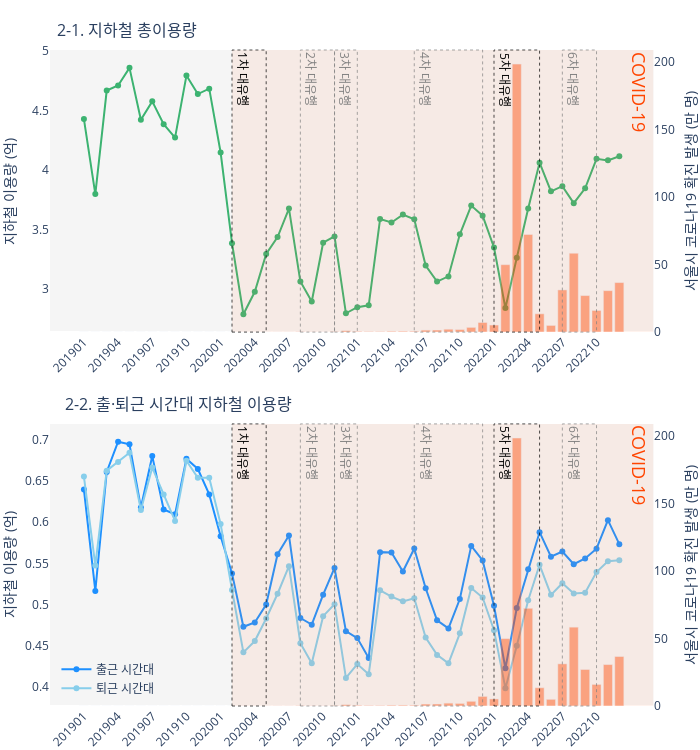

The notebook cell this image was saved under:
### Code cell
# 서울시의 코로나19 확진 발생 추이와 지하철 이용량의 상관관계 그래프 생성
fig = make_subplots(rows=2, cols=1,  vertical_spacing = 0.14,
                    specs=[[{'secondary_y': True}], [{'secondary_y': True}]],
                    subplot_titles=('2-1. 지하철 총이용량', '2-2. 출·퇴근 시간대 지하철 이용량'))


# 월별 서울시 코로나19 확진 발생 그래프
hovertemplate = []
for i in range(len(monthly_subway)):
    cnt = round(monthly_subway['confirmed']/10000,2)[i]
    hovertemplate.append(f'<b>{cnt}만 명</b>')
    
fig.add_trace(go.Bar(x=monthly_subway['year_month'].str.replace('-',''), y=monthly_subway['confirmed']/10000, 
                     name='코로나19 확진', marker_color='orangered', opacity=0.45, showlegend=False,
                     hovertemplate=hovertemplate),
              row=1, col=1, secondary_y=True)


# 월별 서울시 지하철 이용량 그래프
hovertemplate = []
for i in range(len(monthly_subway)):
    cnt = round(monthly_subway['cnt']/100000000,2)[i]
    hovertemplate.append(f'<b>{cnt}억</b>')
    
fig.add_trace(go.Scatter(x=monthly_subway['year_month'].str.replace('-',''), y=monthly_subway['cnt']/100000000, 
                         name='총이용량', mode='markers+lines', marker_color='mediumseagreen', showlegend=False,
                         hovertemplate=hovertemplate),
              row=1, col=1, secondary_y=False)




# 월별 서울시 코로나19 확진 발생 그래프
hovertemplate = []
for i in range(len(monthly_subway)):
    cnt = round(monthly_subway['confirmed']/10000,2)[i]
    hovertemplate.append(f'<b>{cnt}만 명</b>')
    
fig.add_trace(go.Bar(x=monthly_subway['year_month'].str.replace('-',''), y=monthly_subway['confirmed']/10000,
                     name='코로나19 확진', marker_color='orangered', opacity=0.45, showlegend=False,
                     hovertemplate=hovertemplate),
              row=2, col=1, secondary_y=True)


# 일별 출근시간대별 서울시 지하철 이용량 그래프
hovertemplate = []
for i in range(len(monthly_commute)):
    cnt = round(monthly_commute['go_to_work']/10000,1)[i]
    hovertemplate.append(f'<b>{cnt}천만</b>')
    
fig.add_trace(go.Scatter(x=monthly_commute['year_month'].str.replace('-',''), y=monthly_commute['go_to_work']/100000000,
                         name='출근 시간대', mode='markers+lines', marker_color='dodgerblue', showlegend=True,
                         hovertemplate=hovertemplate)
              , row=2, col=1, secondary_y=False)


# 일별 퇴근시간대별 서울시 지하철 이용량 그래프
hovertemplate = []
for i in range(len(monthly_commute)):
    cnt = round(monthly_commute['get_off_work']/10000,1)[i]
    hovertemplate.append(f'<b>{cnt}만</b>')
    
fig.add_trace(go.Scatter(x=monthly_commute['year_month'].str.replace('-',''), y=monthly_commute['get_off_work']/100000000,
                         name='퇴근 시간대', mode='markers+lines', marker_color='skyblue', showlegend=True,
                         hovertemplate=hovertemplate)
              , row=2, col=1, secondary_y=False)




# 코로나19 시기 표시를 위한 박스처리
fig.add_vrect(x0=13, x1=50, annotation=dict(text='COVID-19', font_size=18, font_color='orangered'), 
              annotation_position='top right', annotation_textangle = 90, fillcolor='coral', opacity=0.095, line_width=0)
# 코로나19 대유행 차수 표시를 위한 박스처리
fig.add_vrect(x0=13, x1=16, annotation=dict(text='1차 대유행', font_size=12, font_color='black'), 
              annotation_position='top left',annotation_textangle = 90, line=dict(color='black', dash='dot', width=0.7))
fig.add_vrect(x0=19, x1=22, annotation=dict(text='2차 대유행', font_size=12, font_color='gray'), 
              annotation_position='top left',annotation_textangle = 90, line=dict(color='gray', dash='dot', width=0.7))
fig.add_vrect(x0=22, x1=24, annotation=dict(text='3차 대유행', font_size=12, font_color='gray'), 
              annotation_position='top left',annotation_textangle = 90, line=dict(color='gray', dash='dot', width=0.7))
fig.add_vrect(x0=29, x1=35, annotation=dict(text='4차 대유행', font_size=12, font_color='gray'), 
              annotation_position='top left',annotation_textangle = 90, line=dict(color='gray', dash='dot', width=0.7))
fig.add_vrect(x0=36, x1=40, annotation=dict(text='5차 대유행', font_size=12, font_color='black'), 
              annotation_position='top left',annotation_textangle = 90, line=dict(color='black', dash='dot', width=0.7))
fig.add_vrect(x0=42, x1=45, annotation=dict(text='6차 대유행', font_size=12, font_color='gray'), 
              annotation_position='top left',annotation_textangle = 90, line=dict(color='gray', dash='dot', width=0.7))




# 그래프 레이아웃
fig.update_xaxes(tickangle=315, showgrid=False, spikecolor='orangered', dtick=3)
fig.update_yaxes(title_text='지하철 이용량 (억)', showgrid=False, showspikes=False, 
                 spikecolor='orangered', spikesnap='cursor', spikethickness=1)
fig.update_yaxes(title_text='서울시 코로나19 확진 발생 (만 명)', secondary_y=True, showgrid=False, showspikes=False,
                 spikecolor='orangered', spikesnap='cursor', spikethickness=1)
fig.update_layout(width=700, height=750, plot_bgcolor='whitesmoke', showlegend=True,
                  margin=dict(l=0,r=0,b=0,t=50),
                  legend=dict(x=0.01, y=0.005, bgcolor='whitesmoke'),
                  hovermode='x unified', hoverlabel=dict(bgcolor='white', bordercolor='white'))

fig.layout.annotations[0].update(x=0.12, y=1.01)
fig.layout.annotations[1].update(x=0.2, y=0.44)

# plotly api 연동
# username = 'parkahhyeong'
# api_key = '7w3ys4r0P0495JVPJlHE'
# chart_studio.tools.set_credentials_file(username=username, api_key=api_key)
# py.plot(fig, filename='monthly_subway', auto_open=True)

# plotly 링크 :  https://plotly.com/~parkahhyeong/280/

fig.show()

### Figure 1 — Plotly figure (JSON) as saved in the notebook; plotly's stock layout.template omitted (floating-point values rounded to 4 significant figures)
{"data": [{"hovertemplate": ["<b>0.0만 명</b>", "<b>0.0만 명</b>", "<b>0.0만 명</b>", "<b>0.0만 명</b>", "<b>0.0만 명</b>", "<b>0.0만 명</b>", "<b>0.0만 명</b>", "<b>0.0만 명</b>", "<b>0.0만 명</b>", "<b>0.0만 명</b>", "<b>0.0만 명</b>", "<b>0.0만 명</b>", "<b>0.0만 명</b>", "<b>0.01만 명</b>", "<b>0.04만 명</b>", "<b>0.02만 명</b>", "<b>0.02만 명</b>", "<b>0.05만 명</b>", "<b>0.03만 명</b>", "<b>0.23만 명</b>", "<b>0.14만 명</b>", "<b>0.07만 명</b>", "<b>0.28만 명</b>", "<b>1.02만 명</b>", "<b>0.52만 명</b>", "<b>0.41만 명</b>", "<b>0.38만 명</b>", "<b>0.58만 명</b>", "<b>0.63만 명</b>", "<b>0.61만 명</b>", "<b>1.44만 명</b>", "<b>1.5만 명</b>", "<b>2.11만 명</b>", "<b>1.91만 명</b>", "<b>3.47만 명</b>", "<b>7.1만 명</b>", "<b>5.21만 명</b>", "<b>49.88만 명</b>", "<b>198.34만 명</b>", "<b>72.26만 명</b>", "<b>13.53만 명</b>", "<b>4.93만 명</b>", "<b>31.2만 명</b>", "<b>58.36만 명</b>", "<b>27.02만 명</b>", "<b>15.99만 명</b>", "<b>30.67만 명</b>", "<b>36.63만 명</b>"], "marker": {"color": "orangered"}, "name": "코로나19 확진", "opacity": 0.45, "showlegend": false, "type": "bar", "x": ["201901", "201902", "201903", "201904", "201905", "201906", "201907", "201908", "201909", "201910", "201911", "201912", "202001", "202002", "202003", "202004", "202005", "202006", "202007", "202008", "202009", "202010", "202011", "202012", "202101", "202102", "202103", "202104", "202105", "202106", "202107", "202108", "202109", "202110", "202111", "202112", "202201", "202202", "202203", "202204", "202205", "202206", "202207", "202208", "202209", "202210", "202211", "202212"], "xaxis": "x", "y": [0, 0, 0, 0, 0, 0, 0, 0, 0, 0, 0, 0, 0, 0.0078, 0.0377, 0.0179, 0.0228, 0.0451, 0.0288, 0.2267, 0.1424, 0.0719, 0.2802, 1.021, 0.5168, 0.4083, 0.3803, 0.5811, 0.6303, 0.6075, 1.438, 1.502, 2.115, 1.912, 3.471, 7.098, 5.214, 49.88, 198.3, 72.26, 13.53, 4.929, 31.2, 58.36, 27.02, 15.99, 30.67, 36.63], "yaxis": "y2"}, {"hovertemplate": ["<b>4.43억</b>", "<b>3.8억</b>", "<b>4.67억</b>", "<b>4.71억</b>", "<b>4.86억</b>", "<b>4.42억</b>", "<b>4.58억</b>", "<b>4.38억</b>", "<b>4.27억</b>", "<b>4.79억</b>", "<b>4.64억</b>", "<b>4.68억</b>", "<b>4.15억</b>", "<b>3.39억</b>", "<b>2.79억</b>", "<b>2.98억</b>", "<b>3.3억</b>", "<b>3.44억</b>", "<b>3.68억</b>", "<b>3.06억</b>", "<b>2.9억</b>", "<b>3.39억</b>", "<b>3.44억</b>", "<b>2.8억</b>", "<b>2.85억</b>", "<b>2.87억</b>", "<b>3.59억</b>", "<b>3.56억</b>", "<b>3.63억</b>", "<b>3.59억</b>", "<b>3.2억</b>", "<b>3.06억</b>", "<b>3.11억</b>", "<b>3.46억</b>", "<b>3.7억</b>", "<b>3.62억</b>", "<b>3.35억</b>", "<b>2.84억</b>", "<b>3.26억</b>", "<b>3.68억</b>", "<b>4.06억</b>", "<b>3.82억</b>", "<b>3.86억</b>", "<b>3.72억</b>", "<b>3.85억</b>", "<b>4.09억</b>", "<b>4.08억</b>", "<b>4.12억</b>"], "marker": {"color": "mediumseagreen"}, "mode": "markers+lines", "name": "총이용량", "showlegend": false, "type": "scatter", "x": ["201901", "201902", "201903", "201904", "201905", "201906", "201907", "201908", "201909", "201910", "201911", "201912", "202001", "202002", "202003", "202004", "202005", "202006", "202007", "202008", "202009", "202010", "202011", "202012", "202101", "202102", "202103", "202104", "202105", "202106", "202107", "202108", "202109", "202110", "202111", "202112", "202201", "202202", "202203", "202204", "202205", "202206", "202207", "202208", "202209", "202210", "202211", "202212"], "xaxis": "x", "y": [4.427, 3.798, 4.667, 4.709, 4.857, 4.422, 4.576, 4.384, 4.272, 4.792, 4.637, 4.682, 4.147, 3.386, 2.79, 2.978, 3.296, 3.437, 3.676, 3.065, 2.896, 3.39, 3.443, 2.798, 2.849, 2.865, 3.588, 3.56, 3.626, 3.587, 3.198, 3.064, 3.107, 3.46, 3.702, 3.617, 3.35, 2.842, 3.264, 3.677, 4.061, 3.821, 3.864, 3.722, 3.847, 4.094, 4.081, 4.116], "yaxis": "y"}, {"hovertemplate": ["<b>0.0만 명</b>", "<b>0.0만 명</b>", "<b>0.0만 명</b>", "<b>0.0만 명</b>", "<b>0.0만 명</b>", "<b>0.0만 명</b>", "<b>0.0만 명</b>", "<b>0.0만 명</b>", "<b>0.0만 명</b>", "<b>0.0만 명</b>", "<b>0.0만 명</b>", "<b>0.0만 명</b>", "<b>0.0만 명</b>", "<b>0.01만 명</b>", "<b>0.04만 명</b>", "<b>0.02만 명</b>", "<b>0.02만 명</b>", "<b>0.05만 명</b>", "<b>0.03만 명</b>", "<b>0.23만 명</b>", "<b>0.14만 명</b>", "<b>0.07만 명</b>", "<b>0.28만 명</b>", "<b>1.02만 명</b>", "<b>0.52만 명</b>", "<b>0.41만 명</b>", "<b>0.38만 명</b>", "<b>0.58만 명</b>", "<b>0.63만 명</b>", "<b>0.61만 명</b>", "<b>1.44만 명</b>", "<b>1.5만 명</b>", "<b>2.11만 명</b>", "<b>1.91만 명</b>", "<b>3.47만 명</b>", "<b>7.1만 명</b>", "<b>5.21만 명</b>", "<b>49.88만 명</b>", "<b>198.34만 명</b>", "<b>72.26만 명</b>", "<b>13.53만 명</b>", "<b>4.93만 명</b>", "<b>31.2만 명</b>", "<b>58.36만 명</b>", "<b>27.02만 명</b>", "<b>15.99만 명</b>", "<b>30.67만 명</b>", "<b>36.63만 명</b>"], "marker": {"color": "orangered"}, "name": "코로나19 확진", "opacity": 0.45, "showlegend": false, "type": "bar", "x": ["201901", "201902", "201903", "201904", "201905", "201906", "201907", "201908", "201909", "201910", "201911", "201912", "202001", "202002", "202003", "202004", "202005", "202006", "202007", "202008", "202009", "202010", "202011", "202012", "202101", "202102", "202103", "202104", "202105", "202106", "202107", "202108", "202109", "202110", "202111", "202112", "202201", "202202", "202203", "202204", "202205", "202206", "202207", "202208", "202209", "202210", "202211", "202212"], "xaxis": "x2", "y": [0, 0, 0, 0, 0, 0, 0, 0, 0, 0, 0, 0, 0, 0.0078, 0.0377, 0.0179, 0.0228, 0.0451, 0.0288, 0.2267, 0.1424, 0.0719, 0.2802, 1.021, 0.5168, 0.4083, 0.3803, 0.5811, 0.6303, 0.6075, 1.438, 1.502, 2.115, 1.912, 3.471, 7.098, 5.214, 49.88, 198.3, 72.26, 13.53, 4.929, 31.2, 58.36, 27.02, 15.99, 30.67, 36.63], "yaxis": "y4"}, {"hovertemplate": ["<b>6397.3천만</b>", "<b>5164.5천만</b>", "<b>6612.3천만</b>", "<b>6978.5천만</b>", "<b>6947.0천만</b>", "<b>6179.3천만</b>", "<b>6804.5천만</b>", "<b>6155.9천만</b>", "<b>6097.1천만</b>", "<b>6771.7천만</b>", "<b>6647.8천만</b>", "<b>6338.6천만</b>", "<b>5829.2천만</b>", "<b>5377.6천만</b>", "<b>4728.3천만</b>", "<b>4781.0천만</b>", "<b>4998.4천만</b>", "<b>5611.7천만</b>", "<b>5839.6천만</b>", "<b>4835.3천만</b>", "<b>4754.3천만</b>", "<b>5119.3천만</b>", "<b>5444.2천만</b>", "<b>4675.3천만</b>", "<b>4590.8천만</b>", "<b>4349.4천만</b>", "<b>5636.2천만</b>", "<b>5631.0천만</b>", "<b>5400.6천만</b>", "<b>5680.4천만</b>", "<b>5196.7천만</b>", "<b>4806.8천만</b>", "<b>4708.9천만</b>", "<b>5065.7천만</b>", "<b>5712.2천만</b>", "<b>5535.6천만</b>", "<b>4984.3천만</b>", "<b>4223.7천만</b>", "<b>4956.0천만</b>", "<b>5428.6천만</b>", "<b>5879.1천만</b>", "<b>5580.6천만</b>", "<b>5644.3천만</b>", "<b>5489.6천만</b>", "<b>5559.7천만</b>", "<b>5678.2천만</b>", "<b>6025.0천만</b>", "<b>5733.1천만</b>"], "marker": {"color": "dodgerblue"}, "mode": "markers+lines", "name": "출근 시간대", "showlegend": true, "type": "scatter", "x": ["201901", "201902", "201903", "201904", "201905", "201906", "201907", "201908", "201909", "201910", "201911", "201912", "202001", "202002", "202003", "202004", "202005", "202006", "202007", "202008", "202009", "202010", "202011", "202012", "202101", "202102", "202103", "202104", "202105", "202106", "202107", "202108", "202109", "202110", "202111", "202112", "202201", "202202", "202203", "202204", "202205", "202206", "202207", "202208", "202209", "202210", "202211", "202212"], "xaxis": "x2", "y": [0.6397, 0.5164, 0.6612, 0.6979, 0.6947, 0.6179, 0.6804, 0.6156, 0.6097, 0.6772, 0.6648, 0.6339, 0.5829, 0.5378, 0.4728, 0.4781, 0.4998, 0.5612, 0.584, 0.4835, 0.4754, 0.5119, 0.5444, 0.4675, 0.4591, 0.4349, 0.5636, 0.5631, 0.5401, 0.568, 0.5197, 0.4807, 0.4709, 0.5066, 0.5712, 0.5536, 0.4984, 0.4224, 0.4956, 0.5429, 0.5879, 0.5581, 0.5644, 0.549, 0.556, 0.5678, 0.6025, 0.5733], "yaxis": "y3"}, {"hovertemplate": ["<b>6556.1만</b>", "<b>5474.2만</b>", "<b>6627.4만</b>", "<b>6732.9만</b>", "<b>6845.9만</b>", "<b>6149.2만</b>", "<b>6664.4만</b>", "<b>6337.9만</b>", "<b>6015.3만</b>", "<b>6748.4만</b>", "<b>6541.6만</b>", "<b>6541.6만</b>", "<b>5978.9만</b>", "<b>5175.5만</b>", "<b>4417.7만</b>", "<b>4554.6만</b>", "<b>4829.8만</b>", "<b>5130.4만</b>", "<b>5465.3만</b>", "<b>4528.4만</b>", "<b>4285.9만</b>", "<b>4857.4만</b>", "<b>5001.9만</b>", "<b>4106.5만</b>", "<b>4274.9만</b>", "<b>4150.4만</b>", "<b>5171.6만</b>", "<b>5095.5만</b>", "<b>5037.8만</b>", "<b>5075.6만</b>", "<b>4598.2만</b>", "<b>4386.8만</b>", "<b>4283.7만</b>", "<b>4648.5만</b>", "<b>5199.9만</b>", "<b>5084.7만</b>", "<b>4687.1만</b>", "<b>3982.2만</b>", "<b>4498.0만</b>", "<b>5051.3만</b>", "<b>5482.3만</b>", "<b>5116.9만</b>", "<b>5258.6만</b>", "<b>5133.1만</b>", "<b>5141.6만</b>", "<b>5393.3만</b>", "<b>5524.8만</b>", "<b>5536.6만</b>"], "marker": {"color": "skyblue"}, "mode": "markers+lines", "name": "퇴근 시간대", "showlegend": true, "type": "scatter", "x": ["201901", "201902", "201903", "201904", "201905", "201906", "201907", "201908", "201909", "201910", "201911", "201912", "202001", "202002", "202003", "202004", "202005", "202006", "202007", "202008", "202009", "202010", "202011", "202012", "202101", "202102", "202103", "202104", "202105", "202106", "202107", "202108", "202109", "202110", "202111", "202112", "202201", "202202", "202203", "202204", "202205", "202206", "202207", "202208", "202209", "202210", "202211", "202212"], "xaxis": "x2", "y": [0.6556, 0.5474, 0.6627, 0.6733, 0.6846, 0.6149, 0.6664, 0.6338, 0.6015, 0.6748, 0.6542, 0.6542, 0.5979, 0.5175, 0.4418, 0.4555, 0.483, 0.513, 0.5465, 0.4528, 0.4286, 0.4857, 0.5002, 0.4106, 0.4275, 0.415, 0.5172, 0.5095, 0.5038, 0.5076, 0.4598, 0.4387, 0.4284, 0.4649, 0.52, 0.5085, 0.4687, 0.3982, 0.4498, 0.5051, 0.5482, 0.5117, 0.5259, 0.5133, 0.5142, 0.5393, 0.5525, 0.5537], "yaxis": "y3"}], "layout": {"annotations": [{"font": {"size": 16}, "showarrow": false, "text": "2-1. 지하철 총이용량", "x": 0.12, "xanchor": "center", "xref": "paper", "y": 1.01, "yanchor": "bottom", "yref": "paper"}, {"font": {"size": 16}, "showarrow": false, "text": "2-2. 출·퇴근 시간대 지하철 이용량", "x": 0.2, "xanchor": "center", "xref": "paper", "y": 0.44, "yanchor": "bottom", "yref": "paper"}, {"font": {"color": "orangered", "size": 18}, "showarrow": false, "text": "COVID-19", "textangle": 90, "x": 50, "xanchor": "right", "xref": "x", "y": 1, "yanchor": "top", "yref": "y domain"}, {"font": {"color": "orangered", "size": 18}, "showarrow": false, "text": "COVID-19", "textangle": 90, "x": 50, "xanchor": "right", "xref": "x2", "y": 1, "yanchor": "top", "yref": "y3 domain"}, {"font": {"color": "black", "size": 12}, "showarrow": false, "text": "1차 대유행", "textangle": 90, "x": 13, "xanchor": "left", "xref": "x", "y": 1, "yanchor": "top", "yref": "y domain"}, {"font": {"color": "black", "size": 12}, "showarrow": false, "text": "1차 대유행", "textangle": 90, "x": 13, "xanchor": "left", "xref": "x2", "y": 1, "yanchor": "top", "yref": "y3 domain"}, {"font": {"color": "gray", "size": 12}, "showarrow": false, "text": "2차 대유행", "textangle": 90, "x": 19, "xanchor": "left", "xref": "x", "y": 1, "yanchor": "top", "yref": "y domain"}, {"font": {"color": "gray", "size": 12}, "showarrow": false, "text": "2차 대유행", "textangle": 90, "x": 19, "xanchor": "left", "xref": "x2", "y": 1, "yanchor": "top", "yref": "y3 domain"}, {"font": {"color": "gray", "size": 12}, "showarrow": false, "text": "3차 대유행", "textangle": 90, "x": 22, "xanchor": "left", "xref": "x", "y": 1, "yanchor": "top", "yref": "y domain"}, {"font": {"color": "gray", "size": 12}, "showarrow": false, "text": "3차 대유행", "textangle": 90, "x": 22, "xanchor": "left", "xref": "x2", "y": 1, "yanchor": "top", "yref": "y3 domain"}, {"font": {"color": "gray", "size": 12}, "showarrow": false, "text": "4차 대유행", "textangle": 90, "x": 29, "xanchor": "left", "xref": "x", "y": 1, "yanchor": "top", "yref": "y domain"}, {"font": {"color": "gray", "size": 12}, "showarrow": false, "text": "4차 대유행", "textangle": 90, "x": 29, "xanchor": "left", "xref": "x2", "y": 1, "yanchor": "top", "yref": "y3 domain"}, {"font": {"color": "black", "size": 12}, "showarrow": false, "text": "5차 대유행", "textangle": 90, "x": 36, "xanchor": "left", "xref": "x", "y": 1, "yanchor": "top", "yref": "y domain"}, {"font": {"color": "black", "size": 12}, "showarrow": false, "text": "5차 대유행", "textangle": 90, "x": 36, "xanchor": "left", "xref": "x2", "y": 1, "yanchor": "top", "yref": "y3 domain"}, {"font": {"color": "gray", "size": 12}, "showarrow": false, "text": "6차 대유행", "textangle": 90, "x": 42, "xanchor": "left", "xref": "x", "y": 1, "yanchor": "top", "yref": "y domain"}, {"font": {"color": "gray", "size": 12}, "showarrow": false, "text": "6차 대유행", "textangle": 90, "x": 42, "xanchor": "left", "xref": "x2", "y": 1, "yanchor": "top", "yref": "y3 domain"}], "height": 750, "hoverlabel": {"bgcolor": "white", "bordercolor": "white"}, "hovermode": "x unified", "legend": {"bgcolor": "whitesmoke", "x": 0.01, "y": 0.005}, "margin": {"b": 0, "l": 0, "r": 0, "t": 50}, "plot_bgcolor": "whitesmoke", "shapes": [{"fillcolor": "coral", "line": {"width": 0}, "opacity": 0.095, "type": "rect", "x0": 13, "x1": 50, "xref": "x", "y0": 0, "y1": 1, "yref": "y domain"}, {"fillcolor": "coral", "line": {"width": 0}, "opacity": 0.095, "type": "rect", "x0": 13, "x1": 50, "xref": "x2", "y0": 0, "y1": 1, "yref": "y3 domain"}, {"line": {"color": "black", "dash": "dot", "width": 0.7}, "type": "rect", "x0": 13, "x1": 16, "xref": "x", "y0": 0, "y1": 1, "yref": "y domain"}, {"line": {"color": "black", "dash": "dot", "width": 0.7}, "type": "rect", "x0": 13, "x1": 16, "xref": "x2", "y0": 0, "y1": 1, "yref": "y3 domain"}, {"line": {"color": "gray", "dash": "dot", "width": 0.7}, "type": "rect", "x0": 19, "x1": 22, "xref": "x", "y0": 0, "y1": 1, "yref": "y domain"}, {"line": {"color": "gray", "dash": "dot", "width": 0.7}, "type": "rect", "x0": 19, "x1": 22, "xref": "x2", "y0": 0, "y1": 1, "yref": "y3 domain"}, {"line": {"color": "gray", "dash": "dot", "width": 0.7}, "type": "rect", "x0": 22, "x1": 24, "xref": "x", "y0": 0, "y1": 1, "yref": "y domain"}, {"line": {"color": "gray", "dash": "dot", "width": 0.7}, "type": "rect", "x0": 22, "x1": 24, "xref": "x2", "y0": 0, "y1": 1, "yref": "y3 domain"}, {"line": {"color": "gray", "dash": "dot", "width": 0.7}, "type": "rect", "x0": 29, "x1": 35, "xref": "x", "y0": 0, "y1": 1, "yref": "y domain"}, {"line": {"color": "gray", "dash": "dot", "width": 0.7}, "type": "rect", "x0": 29, "x1": 35, "xref": "x2", "y0": 0, "y1": 1, "yref": "y3 domain"}, {"line": {"color": "black", "dash": "dot", "width": 0.7}, "type": "rect", "x0": 36, "x1": 40, "xref": "x", "y0": 0, "y1": 1, "yref": "y domain"}, {"line": {"color": "black", "dash": "dot", "width": 0.7}, "type": "rect", "x0": 36, "x1": 40, "xref": "x2", "y0": 0, "y1": 1, "yref": "y3 domain"}, {"line": {"color": "gray", "dash": "dot", "width": 0.7}, "type": "rect", "x0": 42, "x1": 45, "xref": "x", "y0": 0, "y1": 1, "yref": "y domain"}, {"line": {"color": "gray", "dash": "dot", "width": 0.7}, "type": "rect", "x0": 42, "x1": 45, "xref": "x2", "y0": 0, "y1": 1, "yref": "y3 domain"}], "showlegend": true, "width": 700, "xaxis": {"anchor": "y", "domain": [0, 0.94], "dtick": 3, "showgrid": false, "spikecolor": "orangered", "tickangle": -45}, "xaxis2": {"anchor": "y3", "domain": [0, 0.94], "dtick": 3, "showgrid": false, "spikecolor": "orangered", "tickangle": -45}, "yaxis": {"anchor": "x", "domain": [0.57, 1], "showgrid": false, "showspikes": false, "spikecolor": "orangered", "spikesnap": "cursor", "spikethickness": 1, "title": {"text": "지하철 이용량 (억)"}}, "yaxis2": {"anchor": "x", "overlaying": "y", "showgrid": false, "showspikes": false, "side": "right", "spikecolor": "orangered", "spikesnap": "cursor", "spikethickness": 1, "title": {"text": "서울시 코로나19 확진 발생 (만 명)"}}, "yaxis3": {"anchor": "x2", "domain": [0, 0.43], "showgrid": false, "showspikes": false, "spikecolor": "orangered", "spikesnap": "cursor", "spikethickness": 1, "title": {"text": "지하철 이용량 (억)"}}, "yaxis4": {"anchor": "x2", "overlaying": "y3", "showgrid": false, "showspikes": false, "side": "right", "spikecolor": "orangered", "spikesnap": "cursor", "spikethickness": 1, "title": {"text": "서울시 코로나19 확진 발생 (만 명)"}}}}
